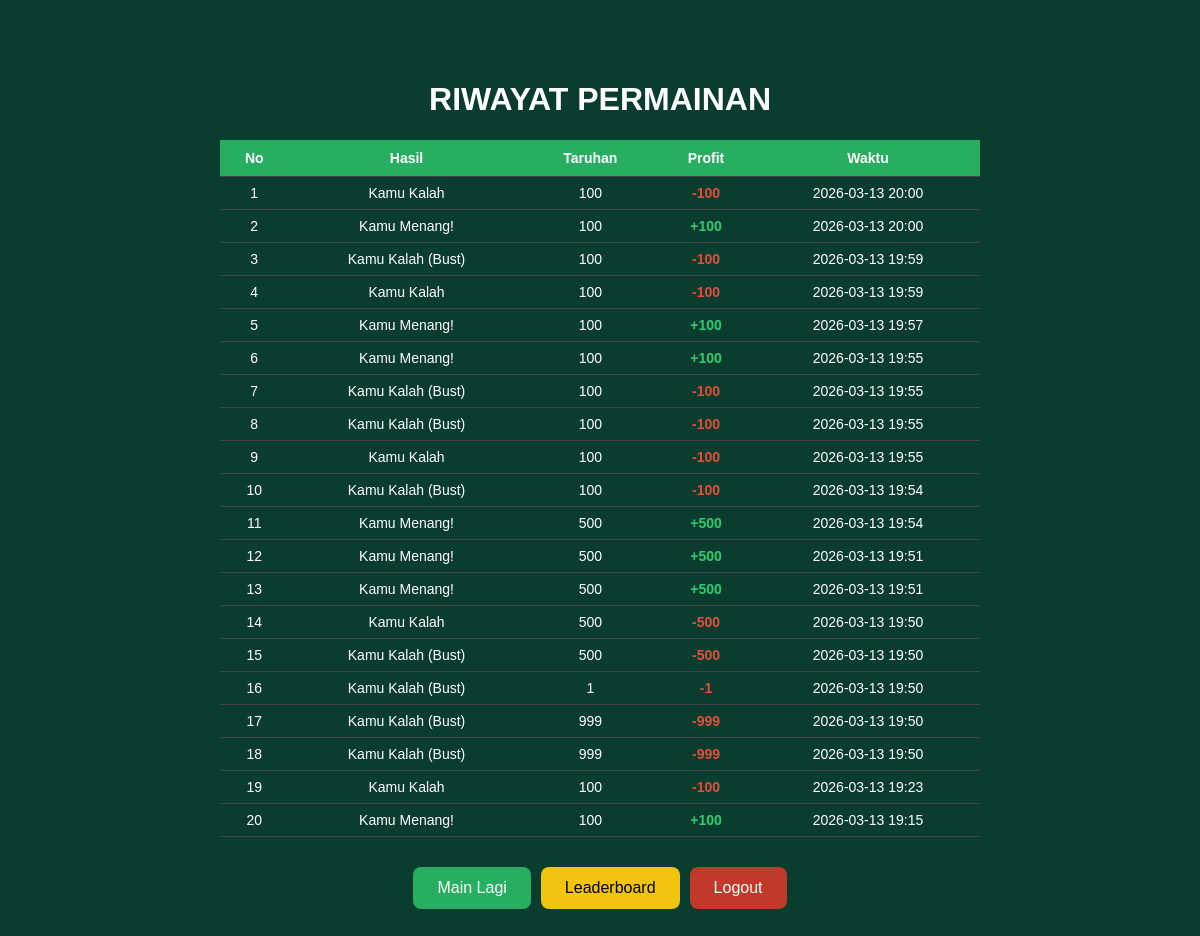
Screenshot of /history (signed in) with the database file from the repository.
### tables this page shows
CREATE TABLE history (
            id INTEGER PRIMARY KEY AUTOINCREMENT,
            username TEXT NOT NULL,
            result TEXT NOT NULL,
            bet_amount INTEGER,
            profit INTEGER,
            player_cards TEXT,
            dealer_cards TEXT,
            created_at TEXT
        );

### app.py (the view)
@app.route("/history")
@login_required
def history():
    conn = get_db_connection()
    history = conn.execute('''
        SELECT * FROM history
        WHERE username = ?
        ORDER BY created_at DESC
        LIMIT 20
    ''', (session["username"],)).fetchall()
    conn.close()
    return render_template("history.html", history=history)

### app.py (called while the page is built)
def login_required(f):
    @wraps(f)
    def decorated_function(*args, **kwargs):
        if "username" not in session:
            return redirect("/")
        return f(*args, **kwargs)
    return decorated_function

def get_db_connection():
    conn = sqlite3.connect('blackjack.db')
    conn.row_factory = sqlite3.Row
    return conn

@app.after_request
def add_header(response):
    response.headers['Cache-Control'] = 'no-store, no-cache, must-revalidate, post-check=0, pre-check=0, max-age=0'
    response.headers['Pragma'] = 'no-cache'
    response.headers['Expires'] = '-1'
    return response

### templates/history.html (shortened to what this page needs)
<!DOCTYPE html>
<html>
<head>
    <link rel="stylesheet" href="/static/style.css">
</head>
<body>
    <div class="login-box" style="width: 90%; max-width: 800px; overflow-x: auto;">
        <h1>RIWAYAT PERMAINAN</h1>
        {% if history %}
        <table class="history-table">
            <tr>
                <th>No</th>
                <th>Hasil</th>
                <th>Taruhan</th>
                <th>Profit</th>
                <th>Waktu</th>
            </tr>
            {% for h in history %}
            <tr>
                <td>{{ loop.index }}</td>
                <td>{{ h['result'] }}</td>
                <td>{{ h['bet_amount'] }}</td>
                <td class="{% if h['profit'] > 0 %}profit-positive{% elif h['profit'] < 0 %}profit-negative{% endif %}">
                    {% if h['profit'] > 0 %}+{% endif %}{{ h['profit'] }}
                </td>
                <td>{{ h['created_at'][:16] }}</td>
            </tr>
            {% endfor %}
        </table>
        {% else %}
        <p style="text-align: center; padding: 20px;">Belum ada history permainan. Ayo main dulu!</p>
        {% endif %}
        <div class="menu-buttons">
            <a href="/new_game"><button style="background-color: #27ae60;">Main Lagi</button></a>
            <a href="/leaderboard"><button style="background-color: #f1c40f; color: black;">Leaderboard</button></a>
            <a href="/logout"><button style="background-color: #c0392b;">Logout</button></a>
        </div>
    </div>
</body>
</html>

### static/style.css (style rules this page uses)
body { background: #0b3d2e; font-family: Arial, Helvetica, sans-serif; color: white; text-align: center; margin: 0; padding: 10px; min-height: 100vh; box-sizing: border-box; }
button { background: black; color: white; border: none; padding: 12px 24px; font-size: 16px; border-radius: 8px; cursor: pointer; margin: 8px; min-width: 120px; touch-action: manipulation; -webkit-tap-highlight-color: transparent; }
.login-box { background: #0b3d2e; width: 90%; max-width: 350px; margin: 20px auto; padding: 30px 20px; border-radius: 15px; box-sizing: border-box; }
.login-box button { width: 100%; margin: 10px 0; min-width: auto; }
table { width: 100%; border-collapse: collapse; margin: 15px 0; color: white; font-size: 14px; }
th, td { padding: 12px 5px; border-bottom: 1px solid #444; text-align: center; }
th { background-color: #27ae60; }
a { text-decoration: none; display: inline-block; }
* { -webkit-tap-highlight-color: transparent; }
button { transition: all 0.3s; }

### templates/history.html (style rules this page uses)
.history-table { width: 100%; border-collapse: collapse; margin: 20px 0; font-size: 14px; }
.history-table th { background-color: #27ae60; color: white; padding: 10px; }
.history-table td { padding: 8px; border-bottom: 1px solid #444; }
.profit-positive { color: #2ecc71; font-weight: bold; }
.profit-negative { color: #e74c3c; font-weight: bold; }
.menu-buttons { display: flex; gap: 10px; justify-content: center; margin-top: 20px; flex-wrap: wrap; }

### rows the page displays
history: result "Kamu Kalah", bet_amount "100", profit "-100", created_at "2026-03-13 20:00"
history: result "Kamu Menang!", bet_amount "100", profit "100", created_at "2026-03-13 20:00"
history: result "Kamu Kalah (Bust)", bet_amount "100", profit "-100", created_at "2026-03-13 19:59"
history: result "Kamu Kalah", bet_amount "100", profit "-100", created_at "2026-03-13 19:59"
history: result "Kamu Menang!", bet_amount "100", profit "100", created_at "2026-03-13 19:57"
history: result "Kamu Menang!", bet_amount "100", profit "100", created_at "2026-03-13 19:55"
history: result "Kamu Kalah (Bust)", bet_amount "100", profit "-100", created_at "2026-03-13 19:55"
history: result "Kamu Kalah (Bust)", bet_amount "100", profit "-100", created_at "2026-03-13 19:55"
history: result "Kamu Kalah", bet_amount "100", profit "-100", created_at "2026-03-13 19:55"
history: result "Kamu Kalah (Bust)", bet_amount "100", profit "-100", created_at "2026-03-13 19:54"
history: result "Kamu Menang!", bet_amount "500", profit "500", created_at "2026-03-13 19:54"
history: result "Kamu Menang!", bet_amount "500", profit "500", created_at "2026-03-13 19:51"
history: result "Kamu Menang!", bet_amount "500", profit "500", created_at "2026-03-13 19:51"
history: result "Kamu Kalah", bet_amount "500", profit "-500", created_at "2026-03-13 19:50"
history: result "Kamu Kalah (Bust)", bet_amount "500", profit "-500", created_at "2026-03-13 19:50"
history: result "Kamu Kalah (Bust)", bet_amount "1", profit "-1", created_at "2026-03-13 19:50"
history: result "Kamu Kalah (Bust)", bet_amount "999", profit "-999", created_at "2026-03-13 19:50"
history: result "Kamu Kalah (Bust)", bet_amount "999", profit "-999", created_at "2026-03-13 19:50"
history: result "Kamu Kalah", bet_amount "100", profit "-100", created_at "2026-03-13 19:23"
history: result "Kamu Menang!", bet_amount "100", profit "100", created_at "2026-03-13 19:15"
